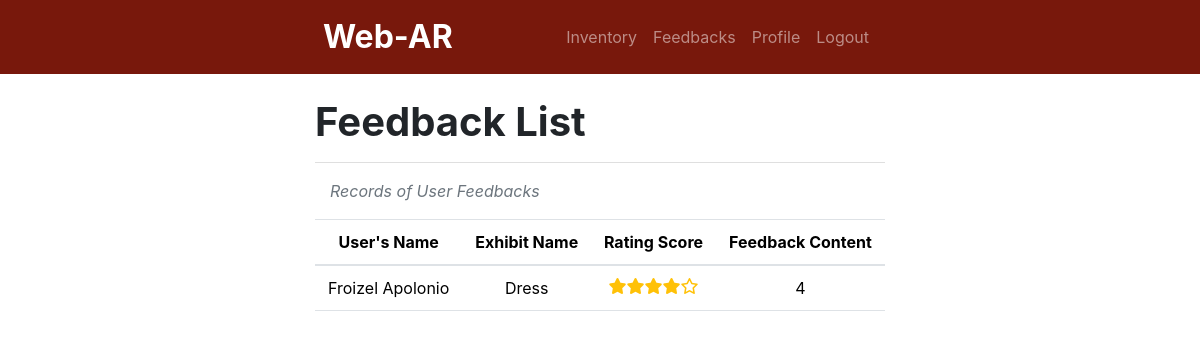
The app's page /inventory/feedback.php (signed in) with its own data.
### tables this page shows
CREATE TABLE `feedback` (
  `ID` int(11) NOT NULL,
  `userID` int(11) NOT NULL,
  `exhibitID` int(11) NOT NULL,
  `ratingScore` tinyint(1) NOT NULL,
  `feedbackContent` text NOT NULL,
  `feedbackDate` date NOT NULL
);

CREATE TABLE `user` (
  `userID` int(11) NOT NULL,
  `user_name` text NOT NULL,
  `userEmail` text NOT NULL
);

CREATE TABLE `exhibit` (
  `exhibitID` int(11) NOT NULL,
  `exhibitCode` varchar(255) NOT NULL,
  `exhibitName` varchar(255) NOT NULL,
  `exhibitInformation` longtext NOT NULL,
  `exhibitModel` longtext NOT NULL,
  `isActive` tinyint(1) NOT NULL DEFAULT 1 COMMENT '1 - active'
);

### inventory/feedback.php (the view, shortened to what this page needs)
<?php
    include '../header.php';
    include 'navbar.php';
    include '../db_connect.php';
?>
<div class="container w-50">
    <h1 class="text-start fw-bold mt-4">Feedback List</h1>
    <hr style="height:1px;border-width:0;color:gray;background-color:gray">
    <div class="container d-flex justify-content-between align-items-center">
        <p class="text-muted fst-italic">Records of User Feedbacks</p>
    </div>
    <div class="table-responsive">
        <table class="table table-hover">
            <thead class="text-center">
                <tr>
                    <th scope="col">User's Name</th>
                    <th scope="col">Exhibit Name</th>
                    <th scope="col">Rating Score</th>
                    <th scope="col">Feedback Content</th>
                </tr>
            </thead>
            <tbody>
                <?php
                $q = "SELECT feedback.*, user.user_name, exhibit.exhibitName
                    FROM feedback
                    LEFT JOIN exhibit ON feedback.exhibitID = exhibit.exhibitID
                    LEFT JOIN user ON feedback.userID = user.userID";
                $r = mysqli_query($conn, $q);
                while ($row = mysqli_fetch_assoc($r)) {
                    $userName            = $row['user_name'];
                    $exhibitName         = $row['exhibitName'];
                    $userRating          = $row['ratingScore'];
                    $userFeedback        = $row['feedbackContent'];
                    ?>
                    <tr>
                        <td class="text-center"> <?php echo $userName;?></td>
                        <td class= "text-center"><?php echo $exhibitName; ?></td>
                        <td class="text-center">
                            <?php
                            for ($i = 1; $i <= 5; $i++) {
                                if ($i <= $userRating) {
                                    echo '<i class="fa-solid fa-star text-warning"></i>';
                                } else {
                                    echo '<i class="fa-regular fa-star text-warning"></i>';
                                }
                            }
                            ?>
                        </td>
                        <td class="text-center"><?php echo $userFeedback; ?></td>
                    </tr>
                <?php
                }
                ?>
            </tbody>
        </table>
    </div>
</div>

### records on screen
feedback: userID.user_name "Froizel Apolonio", exhibitID.exhibitName "Dress", ratingScore 4 (drawn), feedbackContent "4"
